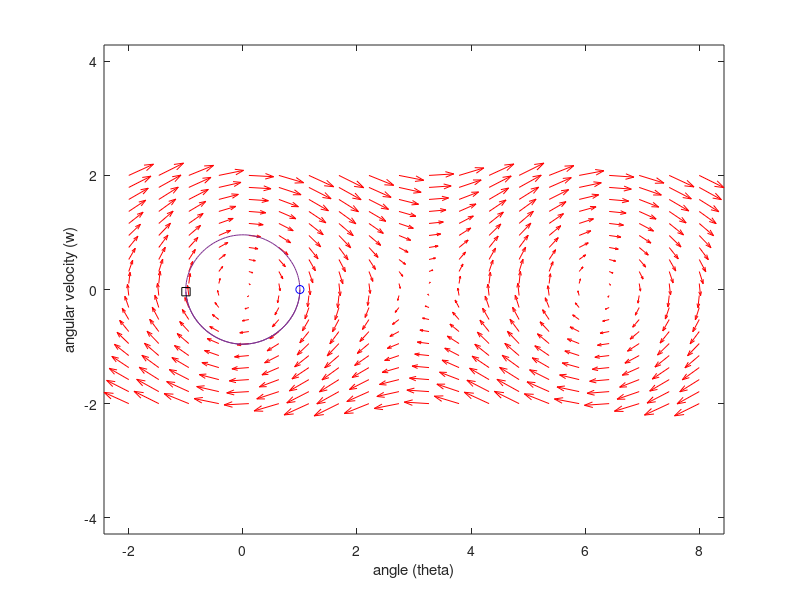

Write MATLAB code to recreate this figure.
% reset environment
clear all; close all; clc

% pendulum equation
f = @(t,theta) [theta(2); -sin(theta(1))];

% plot frame
grid_x = linspace(-2,8,20);
grid_y = linspace(-2,2,20);
[x,y] = meshgrid(grid_x,grid_y);

% create the vector field
t=0; % graph field at t=0
u = zeros(size(x));
v = zeros(size(x));
for i = 1:numel(x)
    theta_prime = f(t,[x(i); y(i)]);
    u(i) = theta_prime(1);
    v(i) = theta_prime(2);
end

% display the vector field
quiver(x,y,u,v,'r');
field = figure(gcf)
xlabel('angle (theta)')
ylabel('angular velocity (w)')
axis tight equal;

% param
theta = 1;
w = 0;
tstep=0.05;
tspan = 0:tstep:10;

% animate
hold on

[ts,ys] = ode45(f,tspan,[theta;w]);
plot(ys(:,1),ys(:,2))
plot(ys(1,1),ys(1,2),'bo') % plot starting point as blue circle
plot(ys(end,1),ys(end,2),'ks') % plot ending point as black square

for tcur = tspan
  point = plot(theta,w,'bo');

  pause(tstep);
  [ts, ys] = ode45(f,[0,tstep],[theta;w]);
  theta = ys(end,1)
  w = ys(end,2)

  delete(point);
end
hold off



